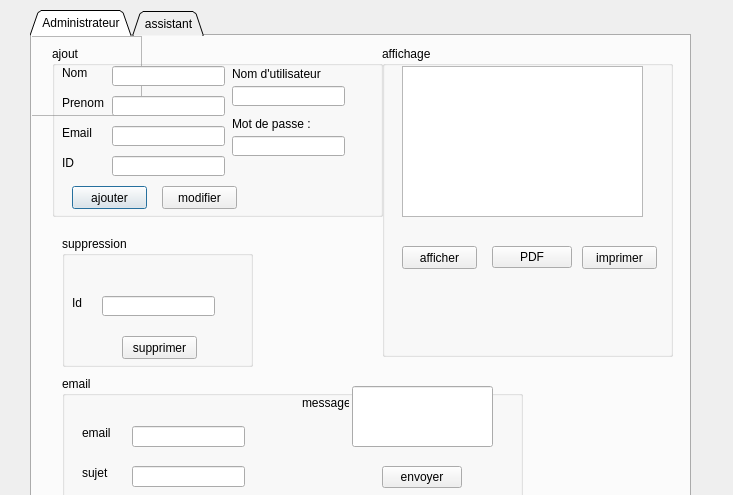
<?xml version="1.0" encoding="UTF-8"?>
<ui version="4.0">
 <class>administrateur_assistant_page</class>
 <widget class="QDialog" name="administrateur_assistant_page">
  <property name="geometry">
   <rect>
    <x>0</x>
    <y>0</y>
    <width>733</width>
    <height>495</height>
   </rect>
  </property>
  <property name="windowTitle">
   <string>Smart cinema</string>
  </property>
  <property name="styleSheet">
   <string notr="true">border-image: url(:/new/prefix3/beige.jpg);</string>
  </property>
  <widget class="QTabWidget" name="tabWidget">
   <property name="geometry">
    <rect>
     <x>30</x>
     <y>10</y>
     <width>661</width>
     <height>511</height>
    </rect>
   </property>
   <property name="font">
    <font>
     <pointsize>9</pointsize>
    </font>
   </property>
   <property name="styleSheet">
    <string notr="true">border-image: url(:/new/prefix2/marron.jpg);</string>
   </property>
   <property name="tabShape">
    <enum>QTabWidget::Triangular</enum>
   </property>
   <property name="currentIndex">
    <number>0</number>
   </property>
   <widget class="QWidget" name="tab">
    <attribute name="title">
     <string>Administrateur</string>
    </attribute>
    <widget class="QGroupBox" name="groupBox">
     <property name="geometry">
      <rect>
       <x>20</x>
       <y>10</y>
       <width>331</width>
       <height>171</height>
      </rect>
     </property>
     <property name="title">
      <string>ajout</string>
     </property>
     <widget class="QPushButton" name="ajouter_administrateur">
      <property name="geometry">
       <rect>
        <x>20</x>
        <y>140</y>
        <width>75</width>
        <height>23</height>
       </rect>
      </property>
      <property name="styleSheet">
       <string notr="true">border-image: url(:/new/prefix3/orange.png);</string>
      </property>
      <property name="text">
       <string>ajouter</string>
      </property>
     </widget>
     <widget class="QPushButton" name="modifieradmin">
      <property name="geometry">
       <rect>
        <x>110</x>
        <y>140</y>
        <width>75</width>
        <height>23</height>
       </rect>
      </property>
      <property name="styleSheet">
       <string notr="true">border-image: url(:/new/prefix3/orange.png);</string>
      </property>
      <property name="text">
       <string>modifier</string>
      </property>
     </widget>
     <widget class="QLineEdit" name="nomadmin">
      <property name="geometry">
       <rect>
        <x>60</x>
        <y>20</y>
        <width>113</width>
        <height>20</height>
       </rect>
      </property>
      <property name="styleSheet">
       <string notr="true">border-image: whit</string>
      </property>
     </widget>
     <widget class="QLineEdit" name="prenomadmin">
      <property name="geometry">
       <rect>
        <x>60</x>
        <y>50</y>
        <width>113</width>
        <height>20</height>
       </rect>
      </property>
      <property name="styleSheet">
       <string notr="true">border-image: whit</string>
      </property>
     </widget>
     <widget class="QLineEdit" name="emailadmin">
      <property name="geometry">
       <rect>
        <x>60</x>
        <y>80</y>
        <width>113</width>
        <height>20</height>
       </rect>
      </property>
      <property name="styleSheet">
       <string notr="true">border-image: whit</string>
      </property>
     </widget>
     <widget class="QLineEdit" name="idadmin">
      <property name="geometry">
       <rect>
        <x>60</x>
        <y>110</y>
        <width>113</width>
        <height>20</height>
       </rect>
      </property>
      <property name="styleSheet">
       <string notr="true">border-image: whit</string>
      </property>
     </widget>
     <widget class="QLabel" name="label_2">
      <property name="geometry">
       <rect>
        <x>10</x>
        <y>20</y>
        <width>47</width>
        <height>14</height>
       </rect>
      </property>
      <property name="text">
       <string>Nom</string>
      </property>
     </widget>
     <widget class="QLabel" name="label_3">
      <property name="geometry">
       <rect>
        <x>10</x>
        <y>50</y>
        <width>47</width>
        <height>14</height>
       </rect>
      </property>
      <property name="text">
       <string>Prenom</string>
      </property>
     </widget>
     <widget class="QLabel" name="label_4">
      <property name="geometry">
       <rect>
        <x>10</x>
        <y>80</y>
        <width>47</width>
        <height>14</height>
       </rect>
      </property>
      <property name="text">
       <string>Email</string>
      </property>
     </widget>
     <widget class="QLabel" name="label_5">
      <property name="geometry">
       <rect>
        <x>10</x>
        <y>110</y>
        <width>47</width>
        <height>14</height>
       </rect>
      </property>
      <property name="text">
       <string>ID</string>
      </property>
     </widget>
     <widget class="QLabel" name="label_15">
      <property name="geometry">
       <rect>
        <x>180</x>
        <y>20</y>
        <width>91</width>
        <height>16</height>
       </rect>
      </property>
      <property name="text">
       <string>Nom d'utilisateur :</string>
      </property>
     </widget>
     <widget class="QLineEdit" name="usernameadmin">
      <property name="geometry">
       <rect>
        <x>180</x>
        <y>40</y>
        <width>113</width>
        <height>20</height>
       </rect>
      </property>
      <property name="styleSheet">
       <string notr="true">border-image: whit</string>
      </property>
     </widget>
     <widget class="QLabel" name="label_16">
      <property name="geometry">
       <rect>
        <x>180</x>
        <y>70</y>
        <width>81</width>
        <height>16</height>
       </rect>
      </property>
      <property name="text">
       <string>Mot de passe :</string>
      </property>
     </widget>
     <widget class="QLineEdit" name="passwordadmin">
      <property name="geometry">
       <rect>
        <x>180</x>
        <y>90</y>
        <width>113</width>
        <height>20</height>
       </rect>
      </property>
      <property name="styleSheet">
       <string notr="true">border-image: whit</string>
      </property>
     </widget>
    </widget>
    <widget class="QGroupBox" name="groupBox_2">
     <property name="geometry">
      <rect>
       <x>350</x>
       <y>10</y>
       <width>291</width>
       <height>311</height>
      </rect>
     </property>
     <property name="title">
      <string>affichage</string>
     </property>
     <widget class="QTableView" name="tableViewadmin">
      <property name="geometry">
       <rect>
        <x>20</x>
        <y>20</y>
        <width>241</width>
        <height>151</height>
       </rect>
      </property>
      <property name="styleSheet">
       <string notr="true">border-image: whit</string>
      </property>
     </widget>
     <widget class="QPushButton" name="afficheradmin">
      <property name="geometry">
       <rect>
        <x>20</x>
        <y>200</y>
        <width>75</width>
        <height>23</height>
       </rect>
      </property>
      <property name="styleSheet">
       <string notr="true">border-image: url(:/new/prefix3/orange.png);</string>
      </property>
      <property name="text">
       <string>afficher</string>
      </property>
     </widget>
     <widget class="QPushButton" name="imprimeradmin">
      <property name="geometry">
       <rect>
        <x>200</x>
        <y>200</y>
        <width>75</width>
        <height>23</height>
       </rect>
      </property>
      <property name="styleSheet">
       <string notr="true">border-image: url(:/new/prefix3/orange.png);</string>
      </property>
      <property name="text">
       <string>imprimer</string>
      </property>
     </widget>
     <widget class="QPushButton" name="PDF">
      <property name="geometry">
       <rect>
        <x>110</x>
        <y>200</y>
        <width>80</width>
        <height>22</height>
       </rect>
      </property>
      <property name="styleSheet">
       <string notr="true">border-image: url(:/new/prefix3/orange.png);</string>
      </property>
      <property name="text">
       <string>PDF</string>
      </property>
     </widget>
    </widget>
    <widget class="QGroupBox" name="groupBox_3">
     <property name="geometry">
      <rect>
       <x>30</x>
       <y>200</y>
       <width>191</width>
       <height>131</height>
      </rect>
     </property>
     <property name="title">
      <string>suppression</string>
     </property>
     <widget class="QLabel" name="label">
      <property name="geometry">
       <rect>
        <x>10</x>
        <y>60</y>
        <width>47</width>
        <height>14</height>
       </rect>
      </property>
      <property name="text">
       <string>Id</string>
      </property>
     </widget>
     <widget class="QLineEdit" name="idsuppadmin">
      <property name="geometry">
       <rect>
        <x>40</x>
        <y>60</y>
        <width>113</width>
        <height>20</height>
       </rect>
      </property>
      <property name="styleSheet">
       <string notr="true">border-image: whit</string>
      </property>
     </widget>
     <widget class="QPushButton" name="supprimeradmin">
      <property name="geometry">
       <rect>
        <x>60</x>
        <y>100</y>
        <width>75</width>
        <height>23</height>
       </rect>
      </property>
      <property name="styleSheet">
       <string notr="true">border-image: url(:/new/prefix3/orange.png);</string>
      </property>
      <property name="text">
       <string>supprimer</string>
      </property>
     </widget>
    </widget>
    <widget class="QFrame" name="cinema">
     <property name="geometry">
      <rect>
       <x>-10</x>
       <y>0</y>
       <width>120</width>
       <height>80</height>
      </rect>
     </property>
     <property name="styleSheet">
      <string notr="true">image: url(:/a.png);</string>
     </property>
     <property name="frameShape">
      <enum>QFrame::StyledPanel</enum>
     </property>
     <property name="frameShadow">
      <enum>QFrame::Raised</enum>
     </property>
    </widget>
    <widget class="QGroupBox" name="groupBox_8">
     <property name="geometry">
      <rect>
       <x>30</x>
       <y>340</y>
       <width>461</width>
       <height>151</height>
      </rect>
     </property>
     <property name="title">
      <string>email</string>
     </property>
     <widget class="QLineEdit" name="emailenvoie">
      <property name="geometry">
       <rect>
        <x>70</x>
        <y>50</y>
        <width>113</width>
        <height>21</height>
       </rect>
      </property>
      <property name="styleSheet">
       <string notr="true">border-image: whit</string>
      </property>
     </widget>
     <widget class="QLineEdit" name="sujetenvoie">
      <property name="geometry">
       <rect>
        <x>70</x>
        <y>90</y>
        <width>113</width>
        <height>21</height>
       </rect>
      </property>
      <property name="styleSheet">
       <string notr="true">border-image: whit</string>
      </property>
     </widget>
     <widget class="QLabel" name="label_12">
      <property name="geometry">
       <rect>
        <x>20</x>
        <y>50</y>
        <width>47</width>
        <height>14</height>
       </rect>
      </property>
      <property name="text">
       <string>email</string>
      </property>
     </widget>
     <widget class="QLabel" name="label_13">
      <property name="geometry">
       <rect>
        <x>20</x>
        <y>90</y>
        <width>47</width>
        <height>14</height>
       </rect>
      </property>
      <property name="text">
       <string>sujet</string>
      </property>
     </widget>
     <widget class="QLabel" name="label_14">
      <property name="geometry">
       <rect>
        <x>240</x>
        <y>20</y>
        <width>47</width>
        <height>14</height>
       </rect>
      </property>
      <property name="text">
       <string>message</string>
      </property>
     </widget>
     <widget class="QPushButton" name="envoyer">
      <property name="geometry">
       <rect>
        <x>320</x>
        <y>90</y>
        <width>80</width>
        <height>22</height>
       </rect>
      </property>
      <property name="styleSheet">
       <string notr="true">border-image: url(:/new/prefix3/orange.png);</string>
      </property>
      <property name="text">
       <string>envoyer</string>
      </property>
     </widget>
    </widget>
    <widget class="QLineEdit" name="messagenvoyer">
     <property name="geometry">
      <rect>
       <x>320</x>
       <y>350</y>
       <width>141</width>
       <height>61</height>
      </rect>
     </property>
     <property name="styleSheet">
      <string notr="true">border-image: whit</string>
     </property>
    </widget>
    <zorder>cinema</zorder>
    <zorder>groupBox</zorder>
    <zorder>groupBox_2</zorder>
    <zorder>groupBox_3</zorder>
    <zorder>groupBox_8</zorder>
    <zorder>messagenvoyer</zorder>
   </widget>
   <widget class="QWidget" name="tab_2">
    <attribute name="title">
     <string>assistant</string>
    </attribute>
    <widget class="QGroupBox" name="groupBox_4">
     <property name="geometry">
      <rect>
       <x>350</x>
       <y>10</y>
       <width>281</width>
       <height>261</height>
      </rect>
     </property>
     <property name="title">
      <string>affichage</string>
     </property>
     <widget class="QTableView" name="tableViewassis">
      <property name="geometry">
       <rect>
        <x>20</x>
        <y>20</y>
        <width>241</width>
        <height>151</height>
       </rect>
      </property>
      <property name="styleSheet">
       <string notr="true">border-image: whit</string>
      </property>
     </widget>
     <widget class="QPushButton" name="afficherassis">
      <property name="geometry">
       <rect>
        <x>100</x>
        <y>200</y>
        <width>75</width>
        <height>23</height>
       </rect>
      </property>
      <property name="styleSheet">
       <string notr="true">border-image: url(:/new/prefix3/orange.png);
</string>
      </property>
      <property name="text">
       <string>afficher</string>
      </property>
     </widget>
    </widget>
    <widget class="QGroupBox" name="groupBox_5">
     <property name="geometry">
      <rect>
       <x>20</x>
       <y>10</y>
       <width>311</width>
       <height>261</height>
      </rect>
     </property>
     <property name="title">
      <string>ajout</string>
     </property>
     <widget class="QPushButton" name="ajouterassis">
      <property name="geometry">
       <rect>
        <x>20</x>
        <y>220</y>
        <width>75</width>
        <height>23</height>
       </rect>
      </property>
      <property name="styleSheet">
       <string notr="true">border-image: url(:/new/prefix3/orange.png);
border-radius:1px;
</string>
      </property>
      <property name="text">
       <string>ajouter</string>
      </property>
     </widget>
     <widget class="QPushButton" name="modifierasis">
      <property name="geometry">
       <rect>
        <x>110</x>
        <y>220</y>
        <width>75</width>
        <height>23</height>
       </rect>
      </property>
      <property name="styleSheet">
       <string notr="true">border-image: url(:/new/prefix3/orange.png);</string>
      </property>
      <property name="text">
       <string>modifier</string>
      </property>
     </widget>
     <widget class="QLineEdit" name="nomassis">
      <property name="geometry">
       <rect>
        <x>70</x>
        <y>20</y>
        <width>113</width>
        <height>20</height>
       </rect>
      </property>
      <property name="styleSheet">
       <string notr="true">border-image: whit</string>
      </property>
     </widget>
     <widget class="QLineEdit" name="prenomassis">
      <property name="geometry">
       <rect>
        <x>70</x>
        <y>50</y>
        <width>113</width>
        <height>20</height>
       </rect>
      </property>
      <property name="styleSheet">
       <string notr="true">border-image: whit</string>
      </property>
     </widget>
     <widget class="QLineEdit" name="emailassis">
      <property name="geometry">
       <rect>
        <x>70</x>
        <y>80</y>
        <width>113</width>
        <height>20</height>
       </rect>
      </property>
      <property name="styleSheet">
       <string notr="true">border-image: whit</string>
      </property>
     </widget>
     <widget class="QLineEdit" name="idassis">
      <property name="geometry">
       <rect>
        <x>70</x>
        <y>110</y>
        <width>113</width>
        <height>20</height>
       </rect>
      </property>
      <property name="styleSheet">
       <string notr="true">border-image: whit</string>
      </property>
     </widget>
     <widget class="QLabel" name="label_6">
      <property name="geometry">
       <rect>
        <x>10</x>
        <y>20</y>
        <width>47</width>
        <height>14</height>
       </rect>
      </property>
      <property name="text">
       <string>Nom</string>
      </property>
     </widget>
     <widget class="QLabel" name="label_7">
      <property name="geometry">
       <rect>
        <x>10</x>
        <y>50</y>
        <width>47</width>
        <height>14</height>
       </rect>
      </property>
      <property name="text">
       <string>Prenom</string>
      </property>
     </widget>
     <widget class="QLabel" name="label_8">
      <property name="geometry">
       <rect>
        <x>10</x>
        <y>80</y>
        <width>47</width>
        <height>14</height>
       </rect>
      </property>
      <property name="text">
       <string>Email</string>
      </property>
     </widget>
     <widget class="QLabel" name="label_9">
      <property name="geometry">
       <rect>
        <x>20</x>
        <y>110</y>
        <width>47</width>
        <height>14</height>
       </rect>
      </property>
      <property name="text">
       <string>ID</string>
      </property>
     </widget>
     <widget class="QLineEdit" name="NOMBREHASSIS">
      <property name="geometry">
       <rect>
        <x>70</x>
        <y>140</y>
        <width>113</width>
        <height>21</height>
       </rect>
      </property>
      <property name="styleSheet">
       <string notr="true">border-image: whit</string>
      </property>
     </widget>
     <widget class="QLabel" name="nbrh">
      <property name="geometry">
       <rect>
        <x>10</x>
        <y>140</y>
        <width>47</width>
        <height>14</height>
       </rect>
      </property>
      <property name="text">
       <string>nbrh</string>
      </property>
     </widget>
     <widget class="QLineEdit" name="passwordassis">
      <property name="geometry">
       <rect>
        <x>200</x>
        <y>110</y>
        <width>111</width>
        <height>20</height>
       </rect>
      </property>
      <property name="styleSheet">
       <string notr="true">border-image: whit</string>
      </property>
     </widget>
     <widget class="QLabel" name="label_17">
      <property name="geometry">
       <rect>
        <x>200</x>
        <y>80</y>
        <width>81</width>
        <height>16</height>
       </rect>
      </property>
      <property name="text">
       <string>Mot de passe :</string>
      </property>
     </widget>
     <widget class="QLabel" name="label_18">
      <property name="geometry">
       <rect>
        <x>200</x>
        <y>20</y>
        <width>91</width>
        <height>16</height>
       </rect>
      </property>
      <property name="text">
       <string>Nom d'utilisateur :</string>
      </property>
     </widget>
     <widget class="QLineEdit" name="usernamassis">
      <property name="geometry">
       <rect>
        <x>200</x>
        <y>50</y>
        <width>111</width>
        <height>20</height>
       </rect>
      </property>
      <property name="styleSheet">
       <string notr="true">border-image: whit</string>
      </property>
     </widget>
    </widget>
    <widget class="QGroupBox" name="groupBox_6">
     <property name="geometry">
      <rect>
       <x>20</x>
       <y>280</y>
       <width>191</width>
       <height>131</height>
      </rect>
     </property>
     <property name="title">
      <string>suppression</string>
     </property>
     <widget class="QLabel" name="label_10">
      <property name="geometry">
       <rect>
        <x>10</x>
        <y>50</y>
        <width>47</width>
        <height>14</height>
       </rect>
      </property>
      <property name="text">
       <string>Id</string>
      </property>
     </widget>
     <widget class="QLineEdit" name="suppassisid">
      <property name="geometry">
       <rect>
        <x>40</x>
        <y>50</y>
        <width>113</width>
        <height>20</height>
       </rect>
      </property>
      <property name="styleSheet">
       <string notr="true">border-image: whit</string>
      </property>
     </widget>
     <widget class="QPushButton" name="supprimerassis">
      <property name="geometry">
       <rect>
        <x>60</x>
        <y>90</y>
        <width>75</width>
        <height>23</height>
       </rect>
      </property>
      <property name="styleSheet">
       <string notr="true">border-image: url(:/new/prefix3/orange.png);</string>
      </property>
      <property name="text">
       <string>supprimer</string>
      </property>
     </widget>
    </widget>
    <widget class="QGroupBox" name="groupBox_7">
     <property name="geometry">
      <rect>
       <x>250</x>
       <y>280</y>
       <width>271</width>
       <height>151</height>
      </rect>
     </property>
     <property name="title">
      <string>recherche</string>
     </property>
     <widget class="QPushButton" name="rechercherassistant">
      <property name="geometry">
       <rect>
        <x>160</x>
        <y>30</y>
        <width>80</width>
        <height>22</height>
       </rect>
      </property>
      <property name="styleSheet">
       <string notr="true">border-image: url(:/new/prefix3/orange.png);</string>
      </property>
      <property name="text">
       <string>rechercher</string>
      </property>
     </widget>
     <widget class="QLineEdit" name="idrecherche">
      <property name="geometry">
       <rect>
        <x>40</x>
        <y>30</y>
        <width>113</width>
        <height>21</height>
       </rect>
      </property>
      <property name="styleSheet">
       <string notr="true">border-image: whit</string>
      </property>
     </widget>
     <widget class="QTableView" name="tableViewrechercher">
      <property name="geometry">
       <rect>
        <x>10</x>
        <y>60</y>
        <width>256</width>
        <height>61</height>
       </rect>
      </property>
      <property name="styleSheet">
       <string notr="true">border-image: whit</string>
      </property>
     </widget>
     <widget class="QLabel" name="label_11">
      <property name="geometry">
       <rect>
        <x>16</x>
        <y>24</y>
        <width>16</width>
        <height>20</height>
       </rect>
      </property>
      <property name="text">
       <string>ID</string>
      </property>
     </widget>
    </widget>
   </widget>
  </widget>
 </widget>
 <resources/>
 <connections/>
</ui>
